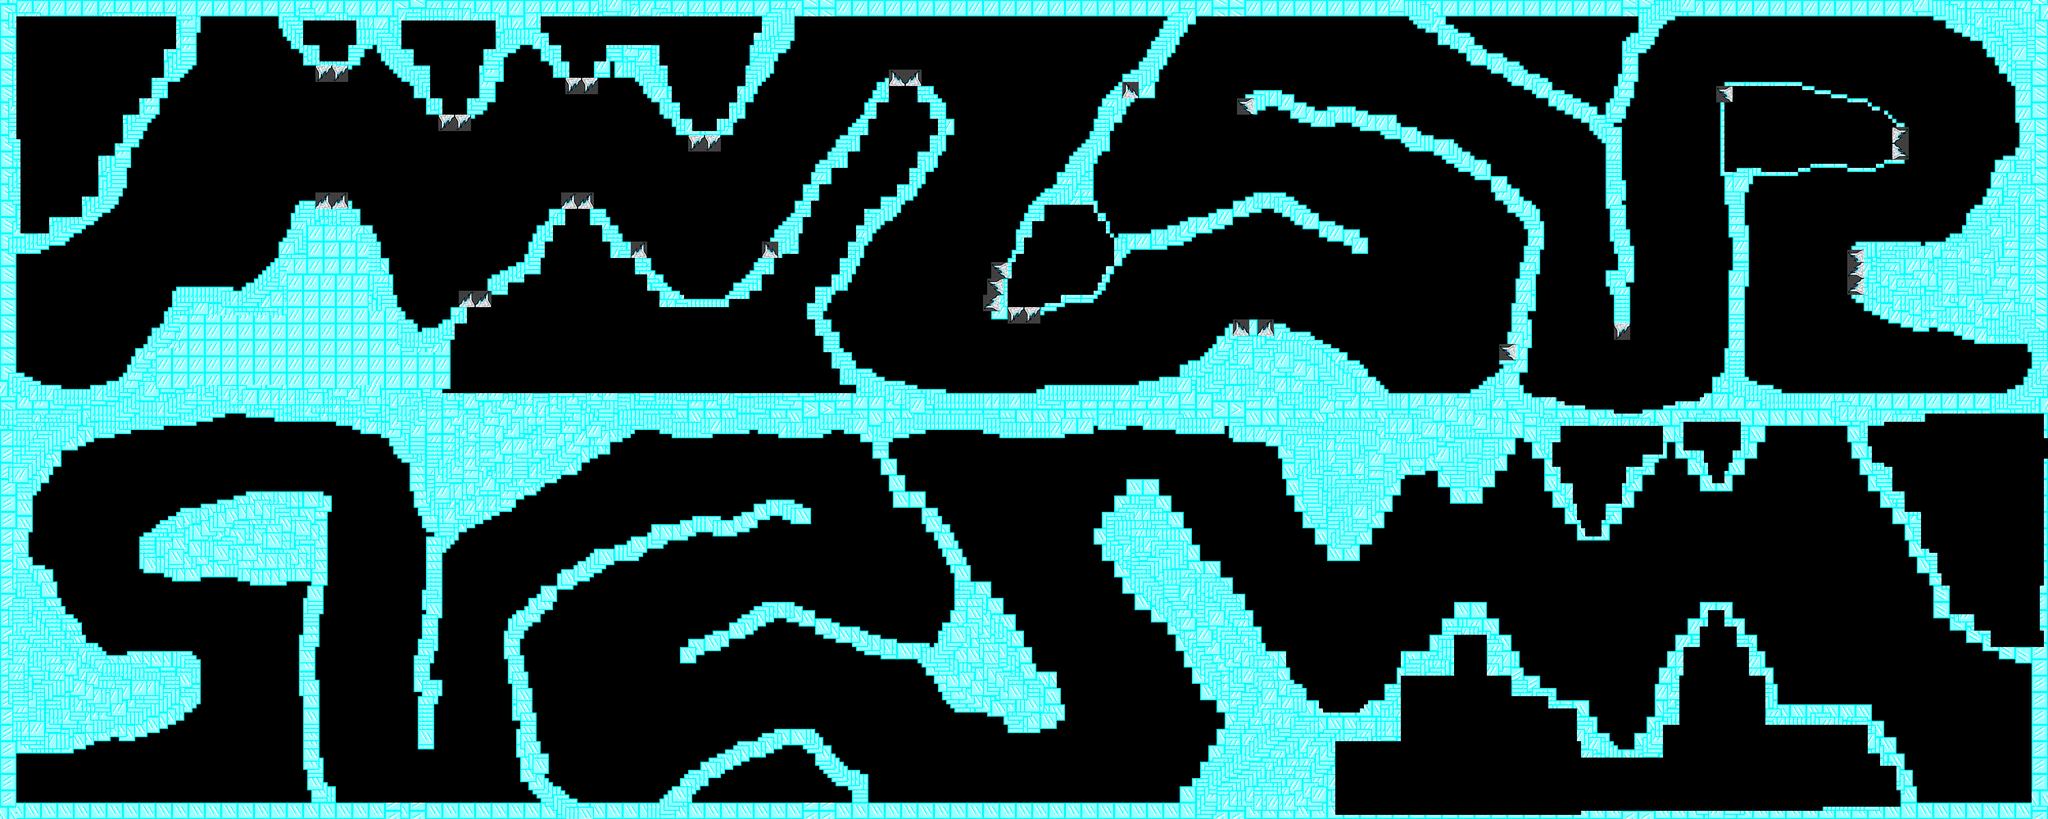

The image is a tile-based game level rendered from a .tmx file. Its description and source (layers, tilesets, objects; grid data summarised) follow:
An orthogonal 500x200 tile map with 8x8 px tiles, 5 tile layers (fill, main2, main, spikes, ...) and 441 objects.

<map version="1.0" orientation="orthogonal" width="500" height="200" tilewidth="8" tileheight="8">
 <tileset firstgid="1" name="iceTiles2" tilewidth="8" tileheight="8">
  <image source="iceTiles2.png" width="352" height="32" />
 </tileset>
 <layer name="fill" width="500" height="200">
  <data>[100000 cells, 1677 non-empty, 16 distinct tile ids]</data>
 </layer>
 <layer name="main2" width="500" height="200">
  <data>[100000 cells, 15778 non-empty, 16 distinct tile ids]</data>
 </layer>
 <layer name="main" width="500" height="200">
  <data>[100000 cells, 12242 non-empty, 16 distinct tile ids]</data>
 </layer>
 <layer name="spikes" width="500" height="200">
  <data>[100000 cells, 556 non-empty, 16 distinct tile ids]</data>
 </layer>
 <layer name="bombs" width="500" height="200">
  <data>[100000 cells, 0 non-empty, 0 distinct tile ids]</data>
 </layer>
 <objectgroup name="Collision" width="500" height="200" />
 <objectgroup name="Corner" width="500" height="200" />
 <objectgroup name="Walls" width="500" height="200">
  <object x="24" y="32" width="8" height="736" />
  <object x="40" y="768" width="1240" height="8" />
  <object x="1280" y="768" width="1344" height="8" />
  <object x="2624" y="768" width="1232" height="8" />
  <object x="3856" y="768" width="112" height="8" />
  <object x="3968" y="32" width="8" height="736" />
  <object x="32" y="24" width="1376" height="8" />
  <object x="1408" y="24" width="1152" height="8" />
  <object x="2560" y="24" width="1192" height="8" />
  <object x="3752" y="24" width="224" height="8" />
  <object x="32" y="464" width="32" height="32" />
  <object x="64" y="456" width="32" height="32" />
  <object x="96" y="440" width="32" height="32" />
  <object x="128" y="424" width="32" height="32" />
  <object x="160" y="400" width="32" height="32" />
  <object x="192" y="344" width="32" height="64" />
  <object x="200" y="312" width="32" height="32" />
  <object x="232" y="288" width="24" height="32" />
  <object x="240" y="256" width="32" height="32" />
  <object x="248" y="224" width="32" height="32" />
  <object x="272" y="192" width="32" height="32" />
  <object x="296" y="160" width="32" height="32" />
  <object x="320" y="128" width="32" height="32" />
  <object x="336" y="96" width="32" height="32" />
  <object x="352" y="64" width="32" height="32" />
  <object x="360" y="32" width="32" height="32" />
  <object x="552" y="32" width="16" height="32" />
  <object x="568" y="64" width="24" height="32" />
  <object x="592" y="96" width="24" height="32" />
  <object x="616" y="128" width="64" height="32" />
  <object x="680" y="96" width="24" height="32" />
  <object x="704" y="64" width="24" height="32" />
  <object x="728" y="56" width="16" height="8" />
  <object x="744" y="64" width="32" height="32" />
  <object x="768" y="96" width="32" height="32" />
  <object x="792" y="128" width="40" height="32" />
  <object x="808" y="160" width="32" height="32" />
  <object x="832" y="192" width="32" height="32" />
  <object x="856" y="224" width="64" height="32" />
  <object x="912" y="192" width="32" height="32" />
  <object x="936" y="160" width="32" height="32" />
  <object x="944" y="128" width="40" height="32" />
  <object x="952" y="96" width="32" height="32" />
  <object x="976" y="64" width="32" height="32" />
  <object x="992" y="32" width="32" height="32" />
  <object x="256" y="736" width="32" height="32" />
  <object x="264" y="704" width="32" height="32" />
  <object x="280" y="672" width="32" height="32" />
  <object x="296" y="640" width="32" height="32" />
  <object x="320" y="608" width="32" height="32" />
  <object x="344" y="576" width="184" height="32" />
  <object x="528" y="536" width="32" height="40" />
  <object x="536" y="504" width="32" height="32" />
  <object x="552" y="472" width="32" height="32" />
  <object x="568" y="440" width="32" height="32" />
  <object x="592" y="408" width="32" height="32" />
  <object x="616" y="376" width="64" height="32" />
  <object x="672" y="408" width="32" height="32" />
  <object x="696" y="440" width="32" height="32" />
  <object x="712" y="472" width="32" height="32" />
  <object x="728" y="504" width="32" height="32" />
  <object x="736" y="536" width="32" height="64" />
  <object x="752" y="600" width="32" height="32" />
  <object x="776" y="632" width="32" height="32" />
  <object x="800" y="664" width="64" height="32" />
  <object x="856" y="632" width="32" height="32" />
  <object x="880" y="600" width="32" height="32" />
  <object x="896" y="568" width="64" height="32" />
  <object x="960" y="544" width="32" height="32" />
  <object x="992" y="520" width="32" height="32" />
  <object x="1024" y="504" width="32" height="32" />
  <object x="1032" y="472" width="32" height="32" />
  <object x="1048" y="440" width="32" height="32" />
  <object x="1072" y="408" width="32" height="32" />
  <object x="1096" y="376" width="64" height="32" />
  <object x="1152" y="408" width="32" height="32" />
  <object x="1176" y="440" width="32" height="32" />
  <object x="1192" y="472" width="32" height="32" />
  <object x="1024" y="32" width="32" height="24" />
  <object x="1040" y="56" width="32" height="32" />
  <object x="1056" y="88" width="32" height="32" />
  <object x="1080" y="120" width="32" height="32" />
  <object x="1104" y="152" width="64" height="32" />
  <object x="1160" y="120" width="32" height="32" />
  <object x="1184" y="88" width="104" height="32" />
  <object x="1264" y="120" width="32" height="48" />
  <object x="1280" y="168" width="32" height="32" />
  <object x="1296" y="200" width="32" height="32" />
  <object x="1320" y="232" width="32" height="32" />
  <object x="1344" y="264" width="64" height="32" />
  <object x="1400" y="232" width="32" height="32" />
  <object x="1424" y="200" width="32" height="32" />
  <object x="1440" y="168" width="32" height="32" />
  <object x="1456" y="136" width="32" height="32" />
  <object x="1464" y="96" width="32" height="40" />
  <object x="1472" y="64" width="32" height="32" />
  <object x="1488" y="32" width="32" height="32" />
  <object x="1224" y="472" width="40" height="32" />
  <object x="1240" y="504" width="32" height="32" />
  <object x="1264" y="536" width="32" height="32" />
  <object x="1288" y="568" width="40" height="32" />
  <object x="1328" y="576" width="8" height="24" />
  <object x="1336" y="584" width="8" height="16" />
  <object x="1344" y="592" width="72" height="8" />
  <object x="1416" y="584" width="8" height="16" />
  <object x="1424" y="568" width="40" height="16" />
  <object x="1456" y="536" width="32" height="32" />
  <object x="1480" y="504" width="32" height="32" />
  <object x="1488" y="472" width="40" height="32" />
  <object x="1528" y="456" width="32" height="40" />
  <object x="1536" y="424" width="32" height="32" />
  <object x="1552" y="392" width="32" height="32" />
  <object x="1592" y="328" width="32" height="32" />
  <object x="1568" y="360" width="32" height="32" />
  <object x="1616" y="296" width="40" height="32" />
  <object x="1656" y="264" width="24" height="32" />
  <object x="1672" y="232" width="24" height="32" />
  <object x="1688" y="200" width="24" height="32" />
  <object x="1712" y="168" width="24" height="32" />
  <object x="1736" y="136" width="64" height="32" />
  <object x="1792" y="168" width="32" height="32" />
  <object x="1816" y="200" width="32" height="32" />
  <object x="1832" y="232" width="32" height="32" />
  <object x="2288" y="32" width="32" height="32" />
  </objectgroup>
 <objectgroup name="Start" width="500" height="200">
  <!-- 1 objects omitted --></objectgroup>
 <objectgroup name="End" width="500" height="200">
  <!-- 1 objects omitted --></objectgroup>
 <objectgroup name="spike" width="500" height="200" />
 <objectgroup name="portal1" width="500" height="200" />
 <objectgroup name="portal2" width="500" height="200" />
</map>
<!-- 317 of 441 objects omitted -->
